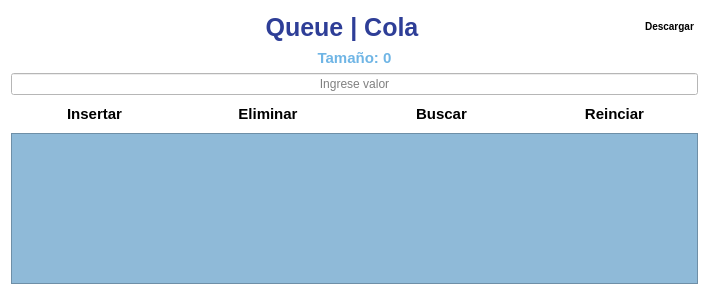
<?xml version="1.0" encoding="UTF-8"?>
<ui version="4.0">
 <class>ColaVisual</class>
 <widget class="QWidget" name="ColaVisual">
  <property name="geometry">
   <rect>
    <x>0</x>
    <y>0</y>
    <width>709</width>
    <height>295</height>
   </rect>
  </property>
  <property name="windowTitle">
   <string>Queue | Cola</string>
  </property>
  <property name="styleSheet">
   <string notr="true">background-color: white;</string>
  </property>
  <layout class="QVBoxLayout" name="verticalLayout">
   <item>
    <layout class="QHBoxLayout" name="headerLayout">
     <item>
      <widget class="QPushButton" name="btn_regresar">
       <property name="minimumSize">
        <size>
         <width>32</width>
         <height>32</height>
        </size>
       </property>
       <property name="maximumSize">
        <size>
         <width>100</width>
         <height>100</height>
        </size>
       </property>
       <property name="toolTip">
        <string>Regresar al dashboard</string>
       </property>
       <property name="styleSheet">
        <string notr="true">QPushButton {
    border: none;
    background-color: transparent;
    font-weight: bold;
    background-image: url(:resources/back_arrow.png);
    background-size: 40px 40px;
}
QPushButton:hover {
    background-color: #e0e0e0;
    border-radius: 16px;
}
QPushButton:pressed {
    background-color: #c0c0c0;
    border-radius: 16px;
}</string>
       </property>
       <property name="text">
        <string/>
       </property>
      </widget>
     </item>
     <item>
      <spacer name="horizontalSpacer">
       <property name="orientation">
        <enum>Qt::Orientation::Horizontal</enum>
       </property>
       <property name="sizeHint" stdset="0">
        <size>
         <width>40</width>
         <height>20</height>
        </size>
       </property>
      </spacer>
     </item>
     <item>
      <widget class="QLabel" name="label_title">
       <property name="styleSheet">
        <string notr="true">font-size: 25px; font-weight: bold; color: #2e3e97;
  text-align: center;
  border: 3px cyan;</string>
       </property>
       <property name="text">
        <string>Queue | Cola</string>
       </property>
       <property name="alignment">
        <set>Qt::AlignmentFlag::AlignCenter</set>
       </property>
      </widget>
     </item>
     <item>
      <spacer name="horizontalSpacer_2">
       <property name="orientation">
        <enum>Qt::Orientation::Horizontal</enum>
       </property>
       <property name="sizeHint" stdset="0">
        <size>
         <width>40</width>
         <height>20</height>
        </size>
       </property>
      </spacer>
     </item>
     <item>
      <widget class="QPushButton" name="btn_guardar">
       <property name="styleSheet">
        <string notr="true">QPushButton {
    border: none;
    background-image: url(:/resources/button_default.png);
    background-color: transparent;
	font-weight: bold;
	font-size: 10px;
	border-radius: 2px; padding: 2px; margin: 2px;
}
QPushButton:hover {
    background-image: url(:/resources/button_hover.png);
}
QPushButton:pressed {
    background-image: url(:/resources/button_default.png);
}
</string>
       </property>
       <property name="text">
        <string>Descargar</string>
       </property>
      </widget>
     </item>
    </layout>
   </item>
   <item>
    <widget class="QLabel" name="label_tamaño">
     <property name="font">
      <font>
       <pointsize>-1</pointsize>
       <bold>true</bold>
      </font>
     </property>
     <property name="styleSheet">
      <string notr="true">font-size: 15px; font-weight: bold; color: #6fb5e5;</string>
     </property>
     <property name="text">
      <string>Tamaño: 0</string>
     </property>
     <property name="alignment">
      <set>Qt::AlignmentFlag::AlignCenter</set>
     </property>
    </widget>
   </item>
   <item>
    <widget class="QLineEdit" name="input_valor">
     <property name="styleSheet">
      <string notr="true"> color: black;</string>
     </property>
     <property name="alignment">
      <set>Qt::AlignmentFlag::AlignCenter</set>
     </property>
     <property name="placeholderText">
      <string>Ingrese valor</string>
     </property>
    </widget>
   </item>
   <item>
    <layout class="QHBoxLayout" name="botonesLayout">
     <item>
      <widget class="QPushButton" name="btn_insertar">
       <property name="styleSheet">
        <string notr="true">QPushButton {
    border: none;
    background-image: url(:/resources/button_default.png);
    background-color: transparent;
    font-weight: bold;
    font-size: 15px;
    border-radius: 2px; padding: 2px; margin: 2px;
}
QPushButton:hover {
    background-image: url(:/resources/button_hover.png);
}
QPushButton:pressed {
    background-image: url(:/resources/button_default.png);
}
</string>
       </property>
       <property name="text">
        <string>Insertar</string>
       </property>
      </widget>
     </item>
     <item>
      <widget class="QPushButton" name="btn_eliminar">
       <property name="styleSheet">
        <string notr="true">QPushButton {
    border: none;
    background-image: url(:/resources/button_default.png);
    background-color: transparent;
    font-weight: bold;
    font-size: 15px;
    border-radius: 2px; padding: 2px; margin: 2px;
}
QPushButton:hover {
    background-image: url(:/resources/button_hover.png);
}
QPushButton:pressed {
    background-image: url(:/resources/button_default.png);
}
</string>
       </property>
       <property name="text">
        <string>Eliminar</string>
       </property>
      </widget>
     </item>
     <item>
      <widget class="QPushButton" name="btn_buscar">
       <property name="styleSheet">
        <string notr="true">QPushButton {
    border: none;
    background-image: url(:/resources/button_default.png);
    background-color: transparent;
    font-weight: bold;
    font-size: 15px;
    border-radius: 2px; padding: 2px; margin: 2px;
}
QPushButton:hover {
    background-image: url(:/resources/button_hover.png);
}
QPushButton:pressed {
    background-image: url(:/resources/button_default.png);
}
</string>
       </property>
       <property name="text">
        <string>Buscar</string>
       </property>
      </widget>
     </item>
     <item>
      <widget class="QPushButton" name="btn_reiniciar">
       <property name="styleSheet">
        <string notr="true">QPushButton {
    border: none;
    background-image: url(:/resources/button_hover.png);
    background-color: transparent;
	font-weight: bold;
	font-size: 15px;
	border-radius: 2px; padding: 2px; margin: 2px;
}
QPushButton:hover {
    background-image: url(:/resources/button_default.png);
}
QPushButton:pressed {
    background-image: url(:/resources/button_hover.png);
}
</string>
       </property>
       <property name="text">
        <string>Reinciar</string>
       </property>
      </widget>
     </item>
    </layout>
   </item>
   <item>
    <widget class="QScrollArea" name="scrollArea">
     <property name="styleSheet">
      <string notr="true">background-color: #8fbad8; color: white</string>
     </property>
     <property name="widgetResizable">
      <bool>true</bool>
     </property>
     <widget class="QWidget" name="colaContainer">
      <property name="geometry">
       <rect>
        <x>0</x>
        <y>0</y>
        <width>683</width>
        <height>124</height>
       </rect>
      </property>
      <layout class="QHBoxLayout" name="layoutCola"/>
     </widget>
    </widget>
   </item>
  </layout>
 </widget>
 <resources>
  <include location="../resources.qrc"/>
 </resources>
 <connections/>
</ui>
